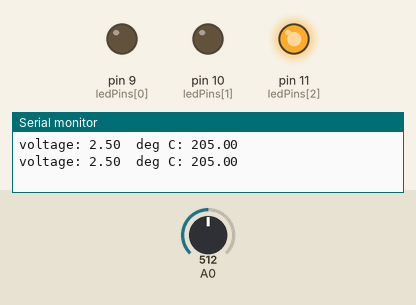
A sketch run on a simulated Arduino Uno, built with avr-gcc and run on an emulated ATmega328P. Parts: output pins drawn as LEDs (lit = HIGH), the last lines printed to the serial monitor. The inputs (shaded band) are chosen by the test bench; at power-on: A0 = 512.

Above: at 1.8 s.
1.9 s: A0 set to 185
3.4 s: A0 set to 174
At 4.4 s:
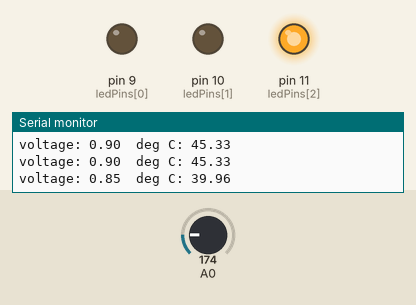
5.5 s: A0 set to 122
At 7.2 s:
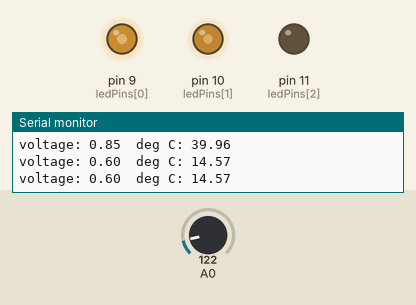
7.5 s: A0 set to 10
At 8.8 s:
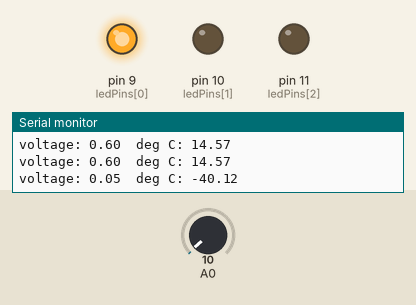
Timing chart, 0 to 10.5 s (numbered marks = the images above; inputs shaded):
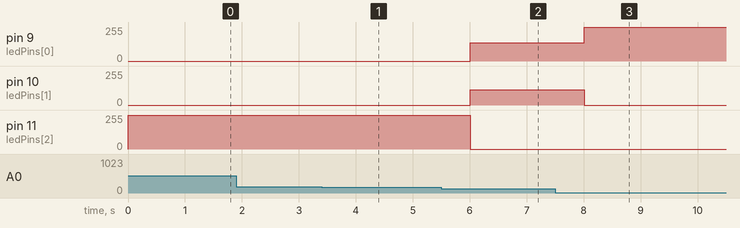

Measured:
- after the input at 3.4 s, pin 11 (ledPins[2]): 255/255 → 254/255 after 0.61 s
- after the input at 5.5 s, pin 9 (ledPins[0]): 0/255 → 138/255 after 0.51 s; pin 10 (ledPins[1]): 0/255 → 116/255 after 0.51 s; pin 11 (ledPins[2]): 254/255 → 0/255 after 0.51 s
- after the input at 7.5 s, pin 9 (ledPins[0]): 138/255 → 255/255 after 0.51 s; pin 10 (ledPins[1]): 116/255 → 0/255 after 0.51 s

The sketch:

Circuit_07_modified.ino
```cpp
const int temperaturePin = 0;
const int ledPins[] = {9,10,11};
float voltage;

void setup(){
  Serial.begin(9600);

  int i;
  for (i = 0; i < 3; i++) {
    pinMode(ledPins[i], OUTPUT);
  }
}

void loop() {
  int ledPWM[3] = {0}, i;
  float temp;

  voltage = getVoltage(temperaturePin);
  temp = ( voltage - 0.5 ) * 100.0+5;

  ledPWM[0] = (10 - temp)*255/10+255;
  if ( temp<20 ) { ledPWM[1] = (temp - 10)*255/10; }
  else { ledPWM[1] = (20 - temp)*255/10+255; }
  ledPWM[2] = (temp - 25)*255/15;

  for (i = 0; i < 3; i++) {
    if ( ledPWM[i] < 255/5 ) { ledPWM[i] = 0; }
    if ( ledPWM[i] > 255 ) { ledPWM[i] = 255; }
    analogWrite( ledPins[i], ledPWM[i] );
  }

  printStuff();
  delay(1000);
}

float getVoltage(int pin) {
  return (analogRead(pin) * 0.0048828125);
}

void printStuff() {
  float degreesC;
  degreesC = (voltage - 0.5) * 100.0+5;

  Serial.print("voltage: ");
  Serial.print(voltage);
  Serial.print("  deg C: ");
  Serial.print(degreesC);
  Serial.println();
}
```
